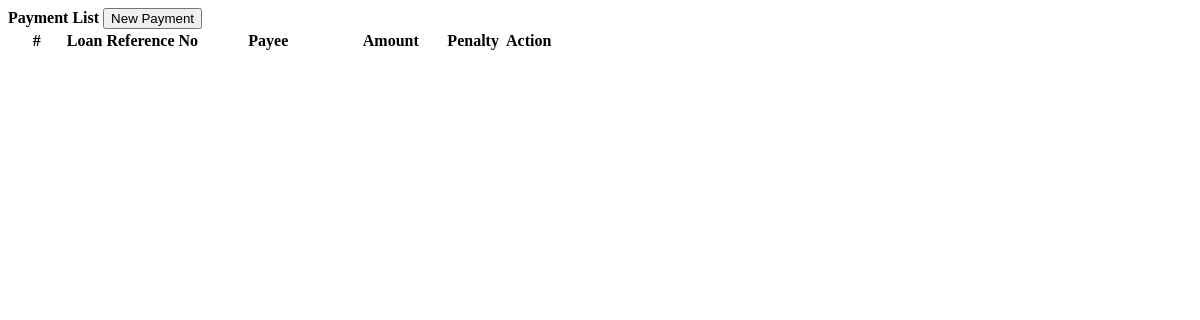
Page /admin/loan/payments.php on the earlier database version.
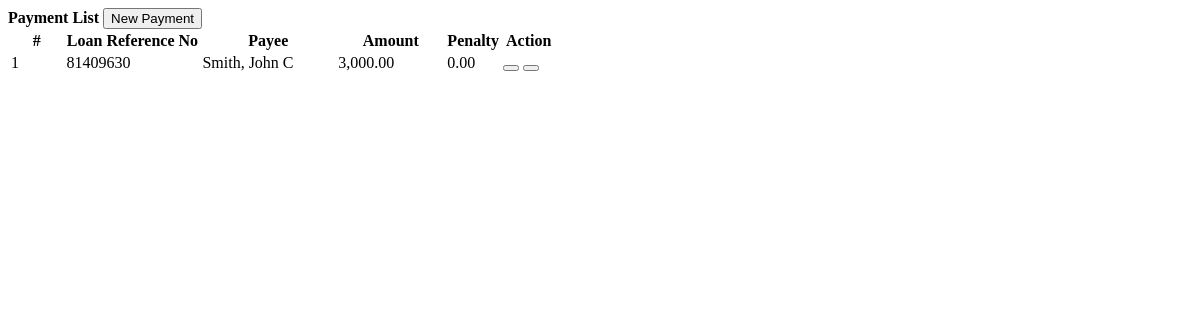
Same page on the later database version.
### tables this page shows
CREATE TABLE `payments` (
  `id` int(30) NOT NULL,
  `loan_id` int(30) NOT NULL,
  `payee` text NOT NULL,
  `amount` float NOT NULL DEFAULT 0,
  `penalty_amount` float NOT NULL DEFAULT 0,
  `overdue` tinyint(1) NOT NULL DEFAULT 0 COMMENT '0=no , 1 = yes',
  `date_created` datetime NOT NULL DEFAULT current_timestamp()
);

CREATE TABLE `loan_list` (
  `id` int(30) NOT NULL,
  `ref_no` varchar(50) NOT NULL,
  `loan_type_id` int(30) NOT NULL,
  `borrower_id` int(30) NOT NULL,
  `purpose` text NOT NULL,
  `amount` double NOT NULL,
  `plan_id` int(30) NOT NULL,
  `status` tinyint(1) NOT NULL DEFAULT 0 COMMENT '0= request, 1= confrimed,2=released,3=complteted,4=denied\r\n',
  `date_released` datetime NOT NULL,
  `date_created` datetime NOT NULL DEFAULT current_timestamp() ON UPDATE current_timestamp()
);

### admin/loan/payments.php (the view, shortened to what this page needs)
<?php include 'db_connect.php' ?>
<div class="container-fluid">
	<div class="col-lg-12">
		<div class="card">
			<div class="card-header">
				<large class="card-title">
					<b>Payment List</b>
					<button class="btn btn-primary btn-sm btn-block col-md-2 float-right" type="button" id="new_payments"><i class="fa fa-plus"></i> New Payment</button>
				</large>
			</div>
			<div class="card-body">
				<table class="table table-bordered" id="loan-list">
					<colgroup>
						<col width="10%">
						<col width="25%">
						<col width="25%">
						<col width="20%">
						<col width="10%">
						<col width="10%">
					</colgroup>
					<thead>
						<tr>
							<th class="text-center">#</th>
							<th class="text-center">Loan Reference No</th>
							<th class="text-center">Payee</th>
							<th class="text-center">Amount</th>
							<th class="text-center">Penalty</th>
							<th class="text-center">Action</th>
						</tr>
					</thead>
					<tbody>
						<?php
							$i=1;
							$qry = $conn->query("SELECT p.*,l.ref_no,concat(b.lastname,', ',b.firstname,' ',b.middlename)as name, b.contact_no, b.address from payments p inner join loan_list l on l.id = p.loan_id inner join borrowers b on b.id = l.borrower_id  order by p.id asc");
							while($row = $qry->fetch_assoc()):
						 ?>
						 <tr>
						 	<td class="text-center"><?php echo $i++ ?></td>
						 	<td>
						 		<?php echo $row['ref_no'] ?>
						 	</td>
						 	<td>
						 		<?php echo $row['payee'] ?>
						 	</td>
						 	<td>
						 		<?php echo number_format($row['amount'],2) ?>
						 	</td>
						 	<td class="text-center">
						 		<?php echo number_format($row['penalty_amount'],2) ?>
						 	</td>
						 	<td class="text-center">
						 			<button class="btn btn-outline-primary btn-sm edit_payment" type="button" data-id="<?php echo $row['id'] ?>"><i class="fa fa-edit"></i></button>
						 			<button class="btn btn-outline-danger btn-sm delete_payment" type="button" data-id="<?php echo $row['id'] ?>"><i class="fa fa-trash"></i></button>
						 	</td>
						 </tr>
						<?php endwhile; ?>
					</tbody>
				</table>
			</div>
		</div>
	</div>
</div>

Differences in the rows shown:
added payments: loan_list.ref_no "81409630", payee "Smith, John C", amount "3,000.00", penalty_amount "0.00"
